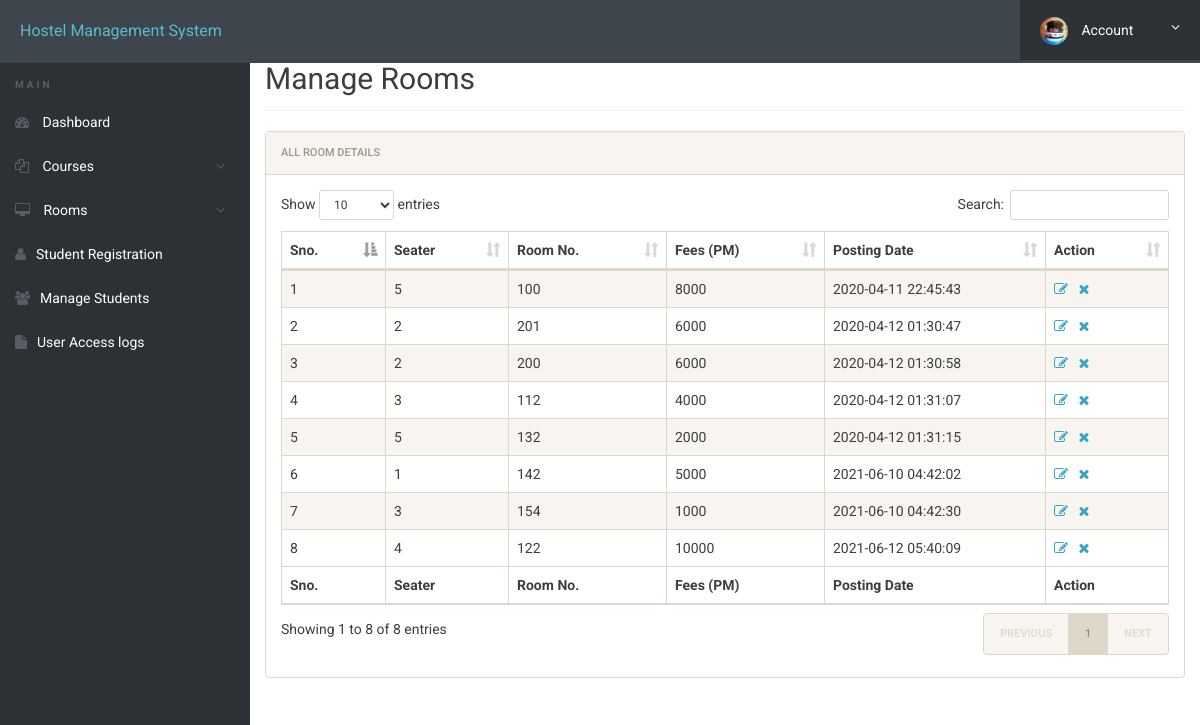
/admin/manage-rooms.php (signed in), run on the app's committed database.
### tables this page shows
CREATE TABLE `rooms` (
  `id` int(11) NOT NULL,
  `seater` int(11) DEFAULT NULL,
  `room_no` int(11) DEFAULT NULL,
  `fees` int(11) DEFAULT NULL,
  `posting_date` timestamp NULL DEFAULT current_timestamp()
);

### admin/manage-rooms.php (the view, shortened to what this page needs)
<?php
include('includes/config.php');
?>
<!doctype html>
<html lang="en" class="no-js">
<head>
	<link rel="stylesheet" href="css/font-awesome.min.css">
	<link rel="stylesheet" href="css/bootstrap.min.css">
	<link rel="stylesheet" href="css/dataTables.bootstrap.min.css">
	<link rel="stylesheet" href="css/bootstrap-social.css">
	<link rel="stylesheet" href="css/bootstrap-select.css">
	<link rel="stylesheet" href="css/fileinput.min.css">
	<link rel="stylesheet" href="css/awesome-bootstrap-checkbox.css">
	<link rel="stylesheet" href="css/style.css">
</head>
<body>
	<?php include('includes/header.php');?>
	<div class="ts-main-content">
			<?php include('includes/sidebar.php');?>
		<div class="content-wrapper">
			<div class="container-fluid">
				<div class="row">
					<div class="col-md-12">
						<h2 class="page-title" style="margin-top: 4%">Manage Rooms</h2>
						<div class="panel panel-default">
							<div class="panel-heading">All Room Details</div>
							<div class="panel-body">
								<table id="zctb" class="display table table-striped table-bordered table-hover" cellspacing="0" width="100%">
									<thead>
										<tr>
											<th>Sno.</th>
											<th>Seater</th>
											<th>Room No.</th>
											<th>Fees (PM) </th>
											<th>Posting Date  </th>
											<th>Action</th>
										</tr>
									</thead>
									<tfoot>
										<tr>
											<th>Sno.</th>
											<th>Seater</th>
											<th>Room No.</th>
											<th>Fees (PM) </th>
											<th>Posting Date  </th>
											<th>Action</th>
										</tr>
									</tfoot>
									<tbody>
<?php
$ret="select * from rooms";
$stmt= $mysqli->prepare($ret) ;
$stmt->execute() ;
$res=$stmt->get_result();
$cnt=1;
while($row=$res->fetch_object())
	  {
	  	?>
<tr><td><?php echo $cnt;;?></td>
<td><?php echo $row->seater;?></td>
<td><?php echo $row->room_no;?></td>
<td><?php echo $row->fees;?></td>
<td><?php echo $row->posting_date;?></td>
<td><a href="edit-room.php?id=<?php echo $row->id;?>"><i class="fa fa-edit"></i></a>&nbsp;&nbsp;
<a href="manage-rooms.php?del=<?php echo $row->id;?>" onclick="return confirm("Do you want to delete");"><i class="fa fa-close"></i></a></td>
										</tr>
									<?php
$cnt=$cnt+1;
									 } ?>
									</tbody>
								</table>
							</div>
						</div>
					</div>
				</div>
			</div>
		</div>
	</div>
</body>
</html>

### admin/css/style.css (style rules this page uses)
html { font-size: 14px; }
@media only screen and (min-width: 480px) { html { font-size: 17px; } }
@media only screen and (min-width: 768px) { html { font-size: 14px; } }
body { font-size: 1em; }
a { color: #37a6c4; }
.panel { overflow: hidden; }
.page-title { padding-bottom: 15px; margin-bottom: 20px; border-bottom: 1px solid #f0f0f0; }
.ts-main-content .content-wrapper { padding-top: 15px; margin-top: 10px; }
@media only screen and (min-width: 992px) { .ts-main-content .content-wrapper { margin-left: 250px; } }

### data on the page
rooms: seater "5", room_no "100", fees "8000", posting_date "2020-04-11 22:45:43"
rooms: seater "2", room_no "201", fees "6000", posting_date "2020-04-12 01:30:47"
rooms: seater "2", room_no "200", fees "6000", posting_date "2020-04-12 01:30:58"
rooms: seater "3", room_no "112", fees "4000", posting_date "2020-04-12 01:31:07"
rooms: seater "5", room_no "132", fees "2000", posting_date "2020-04-12 01:31:15"
rooms: seater "1", room_no "142", fees "5000", posting_date "2021-06-10 04:42:02"
rooms: seater "3", room_no "154", fees "1000", posting_date "2021-06-10 04:42:30"
rooms: seater "4", room_no "122", fees "10000", posting_date "2021-06-12 05:40:09"
